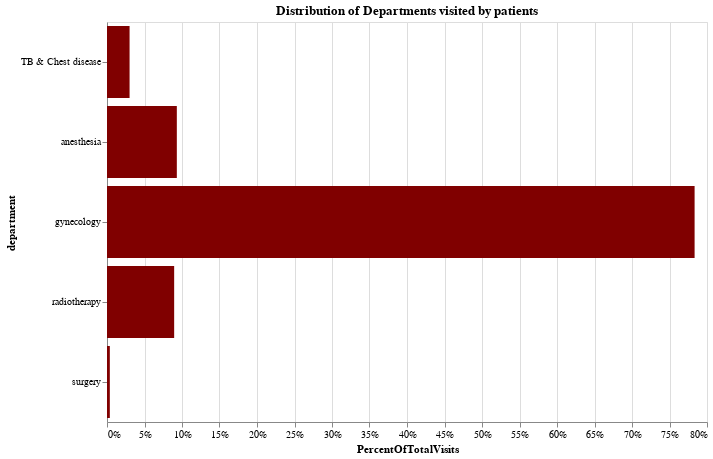

Notebook source saved alongside this figure:
### Code cell
alt.Chart(dep_df).transform_joinaggregate(
    TotalTime='sum(total)',
).transform_calculate(
    PercentOfTotalVisits="datum.total / datum.TotalTime"
).mark_bar(color="maroon").encode(
    alt.X('PercentOfTotalVisits:Q', axis=alt.Axis(format='.0%')),
    y='department:N',
    tooltip=[alt.Tooltip('department:N'),
             alt.Tooltip('PercentOfTotalVisits:Q')]
).properties(height=400,width=600,title="Distribution of Departments visited by patients")

### Figure 1 — Vega-Lite specification as saved in the notebook (floating-point values rounded to 4 significant figures)
{"config": {"view": {"continuousWidth": 400, "continuousHeight": 300}}, "data": {"name": "data-c742666bce94622b380e49f9c89e3952"}, "mark": {"type": "bar", "color": "maroon"}, "encoding": {"tooltip": [{"type": "nominal", "field": "department"}, {"type": "quantitative", "field": "PercentOfTotalVisits"}], "x": {"type": "quantitative", "axis": {"format": ".0%"}, "field": "PercentOfTotalVisits"}, "y": {"type": "nominal", "field": "department"}}, "height": 400, "title": "Distribution of Departments visited by patients", "transform": [{"joinaggregate": [{"op": "sum", "field": "total", "as": "TotalTime"}]}, {"calculate": "datum.total / datum.TotalTime", "as": "PercentOfTotalVisits"}], "width": 600, "$schema": "https://vega.github.io/schema/vega-lite/v4.8.1.json", "datasets": {"data-c742666bce94622b380e49f9c89e3952": [{"department": "gynecology", "total": 249486}, {"department": "anesthesia", "total": 29649}, {"department": "radiotherapy", "total": 28516}, {"department": "TB & Chest disease", "total": 9586}, {"department": "surgery", "total": 1201}]}}
